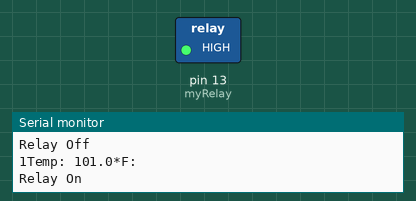
This sketch was run on a simulated Arduino Uno, built with avr-gcc and run on an emulated ATmega328P. On the bench: switched loads named in the sketch (green lamp = pin HIGH), the last lines printed to the serial monitor.

Above: at 1.0 s.
At 4.5 s:
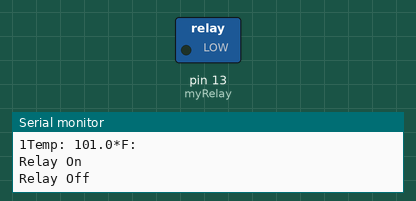
Timing chart, 0 to 9.1 s (numbered marks = the images above):
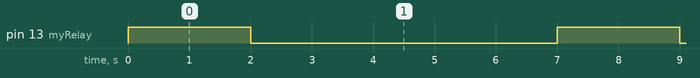

Measured:
- by itself, pin 13 (myRelay): alternates HIGH for 2.0 s and LOW for 5.0 s

The sketch:

sketch.ino
```cpp
#include <Wire.h>
int myRelay=13;
volatile byte relayState=LOW;
int myCount=1;
const int relayPin=13;


void setup() {
  // put your setup code here, to run once:
  Serial.begin(9600);
  while(!Serial);
    Serial.println("Connected");
  pinMode(myRelay, OUTPUT);
  digitalWrite(myRelay, LOW);
  relayState=LOW;
  Serial.println("Relay Off");
}

void loop() {
  // put your main code here, to run repeatedly:
  float myTemp=101;
  Serial.print(myCount);
  Serial.print("Temp: ");
  Serial.print(myTemp, 1);
  Serial.println("*F: ");
  if(myTemp>100 && relayState==LOW){
    pullRelayHigh();
    delay(2000);
    pullRelayLow();
  }
  myCount=myCount+1;
  delay(5000);
}

void pullRelayHigh(){
  if(relayState!=HIGH){
    digitalWrite(myRelay, HIGH);
    relayState=HIGH;
    Serial.println("Relay On");
  }
}

void pullRelayLow(){
  if(relayState!=LOW){
    digitalWrite(myRelay, LOW);
    relayState=LOW;
    Serial.println("Relay Off");
  }
}
```
